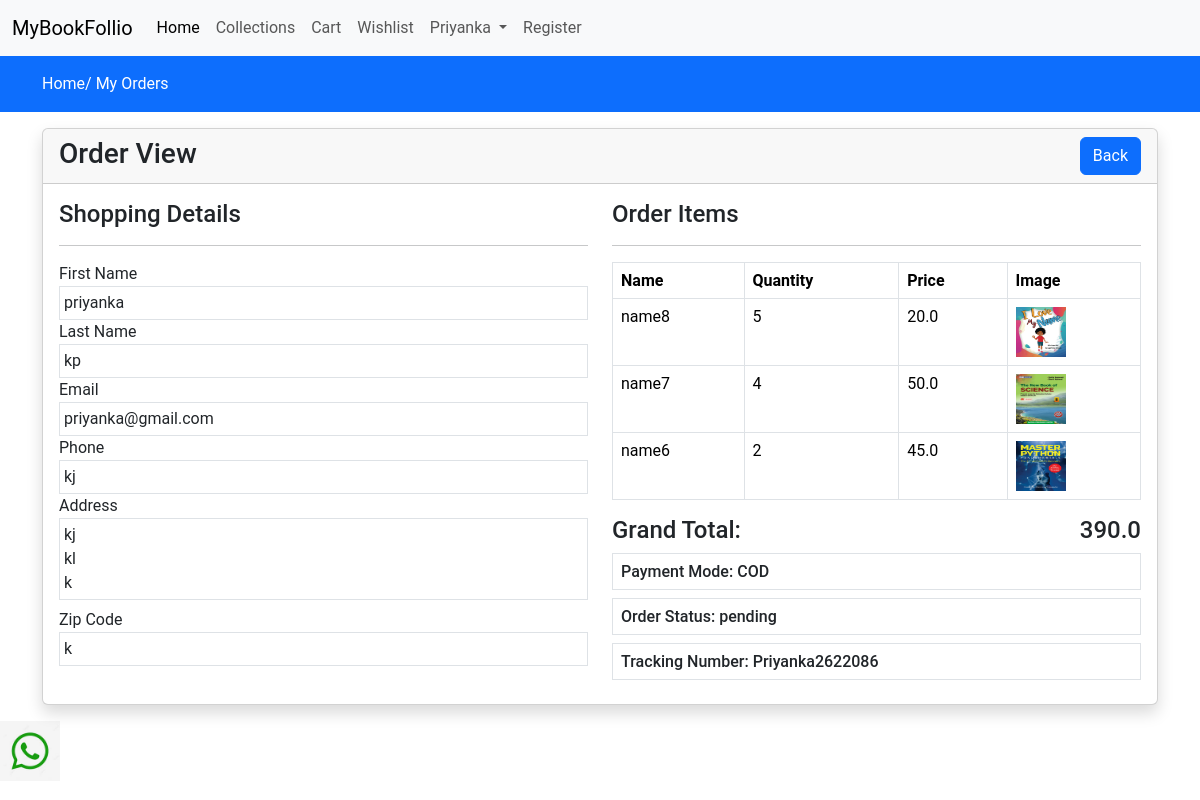
Page /view-order/Priyanka2622086/ (signed in) on the committed database.
### store/models.py (models this page shows, shortened)
class Order(models.Model):
    user = models.ForeignKey(User,on_delete = models.CASCADE)
    fname = models.CharField(max_length = 20, null = False)
    lname = models.CharField(max_length=20, null=False)
    email = models.CharField(max_length=20, null=False)
    phone = models.CharField(max_length = 20, null = False)
    address = models.CharField(max_length=50, null=False)
    city = models.CharField(max_length=11, null=False)
    state = models.CharField(max_length=15, null=False)
    country = models.CharField(max_length=11, null=False)
    pincode = models.CharField(max_length=11, null=False)
    total_price = models.FloatField(null=False)
    payment_mode = models.CharField(max_length=100, null=False)
    payment_id = models.CharField(max_length=20, null=False)
    orderstatus = {
        ("Pending","Pending"),
        ("Out of shipping","Out of shipping"),
        ("Completed","Completed"),
    }
    status = models.CharField(max_length = 100, choices = orderstatus,default = "pending")
    messages = models.TextField(null = False)
    tracking_no = models.CharField(max_length = 20,null = False)
    created_at = models.DateTimeField(auto_now_add = True)
    updated_at = models.DateTimeField(auto_now = True)

class OrderItem(models.Model):
    order = models.ForeignKey(Order,on_delete = models.CASCADE)
    product = models.ForeignKey(Product,on_delete = models.CASCADE)
    price = models.FloatField(null = False)
    quantity = models.IntegerField(null = False)

class Product(models.Model):
    category = models.ForeignKey(Category, on_delete = models.CASCADE)
    slug = models.CharField(max_length=50, null=False, blank=False)
    name = models.CharField(max_length=50, null=False, blank=False)
    product_image = models.ImageField(upload_to=get_file_path, null=False, blank=True)
    small_description = models.CharField(max_length=50, null=False, blank=False)
    quantity = models.IntegerField(null = False, blank = False)
    description = models.TextField(max_length=100, null=False, blank=False)
    original_price = models.FloatField(null = False, blank = False)
    selling_price = models.FloatField(null=False, blank=False)
    status = models.BooleanField(default=False, help_text="0 = default, 1 = Hidden")
    trending = models.BooleanField(default=False, help_text="0 = default, 1 = Trending")
    tag = models.CharField(max_length = 20, null = False, blank = False)
    meta_title = models.CharField(max_length=100, null=False, blank=False)
    meta_keyword = models.CharField(max_length=40, null=False, blank=False)
    meta_description = models.CharField(max_length=50, null=False, blank=False)
    created_at = models.DateTimeField(auto_now_add=True)

### store/controller/order.py (the view)
# urls.py: path('view-order/<str:t_no>/',order.view_order,name='orderview'),
def view_order(request,t_no):
    order = Order.objects.filter(tracking_no=t_no).filter(user=request.user).first()
    orderitems=OrderItem.objects.filter(order=order)
    context ={"order":order,"orderitems":orderitems}
    return render(request,"store/products/orderitem.html",context)

### store/templates/store/products/orderitem.html (shortened to what this page needs)
{% extends 'store/layouts/main.html' %}
{% block content %}
<div class="py-3 bg-primary">
    <div class="container">
        <a class="text-white" href="{% url 'home' %}">Home/</a>
        <a class="text-white" href="{% url 'order' %}">My Orders</a>
    </div>
</div>
<div class="container my-3">
    <div class="row">
        <div class="col-md-12">
            <div class="card shadow">
                <div class="card-header">
                    <h3 class="mb-0">Order View
                        <a href="{% url 'order' %}" class="btn btn-primary float-end">Back </a>
                    </h3>
                </div>
                <div class="card-body">
                    <div class="row">
                        <div class="col-md-6">
                            <h4>Shopping Details</h4>
                            <hr>
                            <label>First Name</label>
                            <div class="border p-1">{{ order.fname }}</div>
                            <label>Last Name</label>
                            <div class="border p-1">{{ order.lname }}</div>
                            <label>Email</label>
                            <div class="border p-1">{{ order.email }}</div>
                            <label>Phone</label>
                            <div class="border p-1">{{ order.phone }}</div>
                            <label>Address</label>
                            <div class="border p-1">
                                {{ order.address }}
                                <br>
                                {{ order.city }}
                                <br>
                                {{ order.state }}
                                <br>
                            </div>
                            <label class="mt-2">Zip Code</label>
                            <div class="border p-1">{{ order.pincode}}</div>
                        </div>
                        <div class="col-md-6">
                            <h4>Order Items</h4>
                            <hr>
                            <div class="table-responsive">
                                <table class="table table-bordered">
                                    <thead>
                                    <tr>
                                        <th>Name</th>
                                        <th>Quantity</th>
                                        <th>Price</th>
                                        <th>Image</th>
                                    </tr>
                                    </thead>
                                    <tbody>
                                    {% for item in orderitems %}
                                    <tr>
                                        <td>{{ item.product.name }}</td>
                                        <td>{{ item.quantity }}</td>
                                        <td>{{ item.price }}</td>
                                        <td>
                                            <img src="{{ item.product.product_image.url }}" height="50px" width="50px" alt="Product image">
                                        </td>
                                    </tr>
                                    {% endfor %}
                                    </tbody>
                                </table>
                                <h4>Grand Total:<span class="float-end">{{ order.total_price }}</span> </h4>
                                <h6 class="border p-2">Payment Mode: {{ order.payment_mode }}</h6>
                                <h6 class="border p-2">Order Status: {{ order.status }}</h6>
                                <h6 class="border p-2">Tracking Number: {{ order.tracking_no }}</h6>
                            </div>
                        </div>
                    </div>
                </div>
            </div>
        </div>
    </div>
</div>
{% endblock %}

### store/templates/store/inc/navbar.html (shortened to what this page needs)
<nav class="navbar navbar-expand-lg bg-body-tertiary">
  <div class="container-fluid">
    <a class="navbar-brand" href="#">MyBookFollio</a>
    <div class="collapse navbar-collapse" id="navbarSupportedContent">
      <ul class="navbar-nav me-auto mb-2 mb-lg-0">
        <li class="nav-item">
          <a class="nav-link active" aria-current="page" href="{% url 'home' %}">Home</a>
        </li>
        <li class="nav-item">
          <a class="nav-link" href="{% url 'collections' %}">Collections</a>
        </li>
        <li class="nav-item">
          <a class="nav-link" href="{% url 'cart' %}">Cart</a>
        </li>
        <li class="nav-item">
          <a class="nav-link" href="{% url 'wishlist' %}">Wishlist</a>
        </li>
        {% if request.user.is_authenticated %}
        <li class="nav-item dropdown">
          <a class="nav-link dropdown-toggle" role="button" data-bs-toggle="dropdown" aria-expanded="false">
            {{ request.user }}
          </a>
        </li>
        {% else %}
        <li class="nav-item">
          <a class="nav-link" href="{% url 'loginpage' %}">Login</a>
        </li>
        {% endif %}
        <li class="nav-item">
          <a class="nav-link" href="{% url 'register' %}">Register</a>
        </li>
      </ul>
    </div>
  </div>
</nav>

### store/templates/store/layouts/main.html (style rules this page uses)
* { font-family:'Roboto',sans-serif; }
a { text-decoration:none; color:black; }

### rows in the picture
Order: fname "priyanka", lname "kp", email "priyanka@gmail.com", phone "kj", address "kj", city "kl", state "k", pincode "k", total_price "390.0", payment_mode "COD", status "pending", tracking_no "Priyanka2622086"
OrderItem: product.name "name8", quantity "5", price "20.0", product.product_image (picture)
OrderItem: product.name "name7", quantity "4", price "50.0", product.product_image (picture)
OrderItem: product.name "name6", quantity "2", price "45.0", product.product_image (picture)

### other values in the picture
{{ request.user }} "Priyanka"
